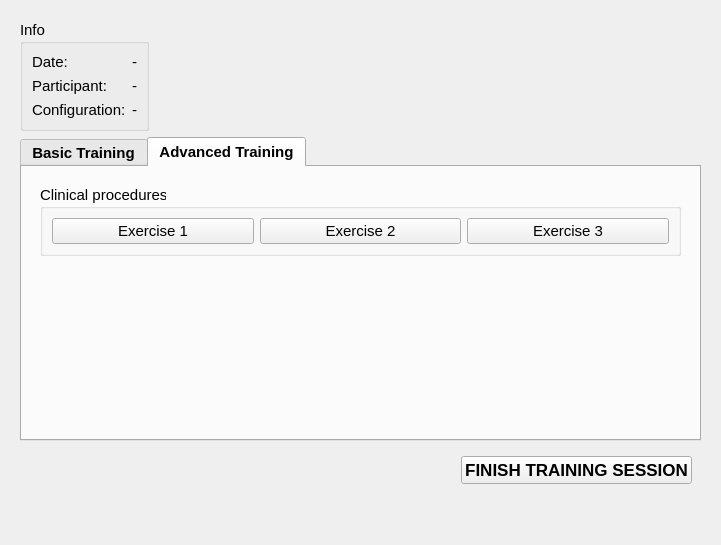
<?xml version="1.0" encoding="UTF-8"?>
<ui version="4.0">
 <class>TrainingSession</class>
 <widget class="qMRMLWidget" name="TrainingSession">
  <property name="geometry">
   <rect>
    <x>0</x>
    <y>0</y>
    <width>721</width>
    <height>545</height>
   </rect>
  </property>
  <layout class="QVBoxLayout" name="verticalLayout">
   <item>
    <widget class="QFrame" name="frame">
     <property name="frameShape">
      <enum>QFrame::NoFrame</enum>
     </property>
     <property name="frameShadow">
      <enum>QFrame::Raised</enum>
     </property>
     <layout class="QGridLayout" name="gridLayout">
      <item row="0" column="1">
       <spacer name="horizontalSpacer">
        <property name="orientation">
         <enum>Qt::Horizontal</enum>
        </property>
        <property name="sizeHint" stdset="0">
         <size>
          <width>40</width>
          <height>20</height>
         </size>
        </property>
       </spacer>
      </item>
      <item row="0" column="0">
       <widget class="QGroupBox" name="trainingInfoGroupBox">
        <property name="font">
         <font>
          <pointsize>11</pointsize>
          <weight>50</weight>
          <bold>false</bold>
         </font>
        </property>
        <property name="title">
         <string>Info</string>
        </property>
        <property name="flat">
         <bool>false</bool>
        </property>
        <property name="checkable">
         <bool>false</bool>
        </property>
        <layout class="QGridLayout" name="gridLayout_3">
         <item row="1" column="1">
          <widget class="QLabel" name="participantLabel">
           <property name="font">
            <font>
             <pointsize>11</pointsize>
             <weight>50</weight>
             <bold>false</bold>
            </font>
           </property>
           <property name="text">
            <string>-</string>
           </property>
          </widget>
         </item>
         <item row="3" column="1">
          <widget class="QLabel" name="hardwareSetUpLabel">
           <property name="font">
            <font>
             <pointsize>11</pointsize>
             <weight>50</weight>
             <bold>false</bold>
            </font>
           </property>
           <property name="text">
            <string>-</string>
           </property>
          </widget>
         </item>
         <item row="3" column="0">
          <widget class="QLabel" name="participantInfoLabel_3">
           <property name="text">
            <string>Configuration:</string>
           </property>
          </widget>
         </item>
         <item row="1" column="0">
          <widget class="QLabel" name="participantInfoLabel_2">
           <property name="text">
            <string>Participant:</string>
           </property>
          </widget>
         </item>
         <item row="0" column="0">
          <widget class="QLabel" name="participantInfoLabel_1">
           <property name="text">
            <string>Date:</string>
           </property>
          </widget>
         </item>
         <item row="0" column="1">
          <widget class="QLabel" name="dateTimeLabel">
           <property name="font">
            <font>
             <pointsize>11</pointsize>
             <weight>50</weight>
             <bold>false</bold>
            </font>
           </property>
           <property name="text">
            <string>-</string>
           </property>
          </widget>
         </item>
        </layout>
       </widget>
      </item>
      <item row="0" column="2">
       <widget class="QFrame" name="frame_2">
        <property name="frameShape">
         <enum>QFrame::NoFrame</enum>
        </property>
        <property name="frameShadow">
         <enum>QFrame::Raised</enum>
        </property>
        <layout class="QVBoxLayout" name="verticalLayout_2">
         <item>
          <widget class="QLabel" name="trainUSLogo">
           <property name="text">
            <string/>
           </property>
          </widget>
         </item>
        </layout>
       </widget>
      </item>
      <item row="1" column="0" colspan="3">
       <widget class="QTabWidget" name="trainingTabWidget">
        <property name="font">
         <font>
          <pointsize>11</pointsize>
          <weight>75</weight>
          <bold>true</bold>
         </font>
        </property>
        <property name="tabPosition">
         <enum>QTabWidget::North</enum>
        </property>
        <property name="tabShape">
         <enum>QTabWidget::Rounded</enum>
        </property>
        <property name="currentIndex">
         <number>1</number>
        </property>
        <widget class="QWidget" name="basicTrainingTab">
         <attribute name="title">
          <string>Basic Training</string>
         </attribute>
         <layout class="QVBoxLayout" name="verticalLayout_7">
          <item>
           <widget class="QFrame" name="basicTrainingFrame_2">
            <property name="font">
             <font>
              <pointsize>11</pointsize>
              <weight>50</weight>
              <bold>false</bold>
             </font>
            </property>
            <property name="frameShape">
             <enum>QFrame::NoFrame</enum>
            </property>
            <property name="frameShadow">
             <enum>QFrame::Raised</enum>
            </property>
            <layout class="QGridLayout" name="gridLayout_6">
             <item row="0" column="0">
              <widget class="QGroupBox" name="newParticipantGroupBox">
               <property name="title">
                <string>In-plane needle insertion</string>
               </property>
               <layout class="QGridLayout" name="gridLayout_2">
                <item row="0" column="0">
                 <widget class="QPushButton" name="basicExercise1Button">
                  <property name="text">
                   <string>Exercise 1</string>
                  </property>
                 </widget>
                </item>
                <item row="0" column="1">
                 <widget class="QPushButton" name="basicExercise2Button">
                  <property name="text">
                   <string>Exercise 2</string>
                  </property>
                 </widget>
                </item>
               </layout>
              </widget>
             </item>
             <item row="1" column="0">
              <widget class="QGroupBox" name="groupBox">
               <property name="title">
                <string>Out-of-plane needle insertion</string>
               </property>
               <layout class="QGridLayout" name="gridLayout_5">
                <item row="0" column="1">
                 <widget class="QPushButton" name="basicExercise4Button">
                  <property name="text">
                   <string>Exercise 4</string>
                  </property>
                 </widget>
                </item>
                <item row="0" column="0">
                 <widget class="QPushButton" name="basicExercise3Button">
                  <property name="text">
                   <string>Exercise 3</string>
                  </property>
                 </widget>
                </item>
               </layout>
              </widget>
             </item>
             <item row="2" column="0">
              <spacer name="verticalSpacer">
               <property name="orientation">
                <enum>Qt::Vertical</enum>
               </property>
               <property name="sizeHint" stdset="0">
                <size>
                 <width>20</width>
                 <height>94</height>
                </size>
               </property>
              </spacer>
             </item>
            </layout>
           </widget>
          </item>
         </layout>
        </widget>
        <widget class="QWidget" name="advancedTrainingTab">
         <attribute name="title">
          <string>Advanced Training</string>
         </attribute>
         <layout class="QVBoxLayout" name="verticalLayout_8">
          <item>
           <widget class="QFrame" name="advancedTrainingFrame_2">
            <property name="font">
             <font>
              <pointsize>11</pointsize>
              <weight>50</weight>
              <bold>false</bold>
             </font>
            </property>
            <property name="frameShape">
             <enum>QFrame::NoFrame</enum>
            </property>
            <property name="frameShadow">
             <enum>QFrame::Raised</enum>
            </property>
            <layout class="QGridLayout" name="gridLayout_8">
             <item row="0" column="0">
              <widget class="QGroupBox" name="newParticipantGroupBox_2">
               <property name="title">
                <string>Clinical procedures</string>
               </property>
               <layout class="QGridLayout" name="gridLayout_7">
                <item row="0" column="0">
                 <widget class="QPushButton" name="advancedExercise1Button">
                  <property name="text">
                   <string>Exercise 1</string>
                  </property>
                 </widget>
                </item>
                <item row="0" column="2">
                 <widget class="QPushButton" name="advancedExercise3Button">
                  <property name="text">
                   <string>Exercise 3</string>
                  </property>
                 </widget>
                </item>
                <item row="0" column="1">
                 <widget class="QPushButton" name="advancedExercise2Button">
                  <property name="text">
                   <string>Exercise 2</string>
                  </property>
                 </widget>
                </item>
               </layout>
              </widget>
             </item>
             <item row="1" column="0">
              <spacer name="verticalSpacer_2">
               <property name="orientation">
                <enum>Qt::Vertical</enum>
               </property>
               <property name="sizeHint" stdset="0">
                <size>
                 <width>20</width>
                 <height>169</height>
                </size>
               </property>
              </spacer>
             </item>
            </layout>
           </widget>
          </item>
         </layout>
        </widget>
       </widget>
      </item>
      <item row="2" column="0" colspan="3">
       <widget class="QFrame" name="finishTrainingFrame">
        <property name="font">
         <font>
          <weight>50</weight>
          <bold>false</bold>
         </font>
        </property>
        <property name="frameShape">
         <enum>QFrame::NoFrame</enum>
        </property>
        <property name="frameShadow">
         <enum>QFrame::Raised</enum>
        </property>
        <layout class="QGridLayout" name="gridLayout_4">
         <item row="0" column="2" rowspan="2">
          <widget class="QPushButton" name="finishTrainingButton">
           <property name="font">
            <font>
             <pointsize>13</pointsize>
             <weight>75</weight>
             <bold>true</bold>
            </font>
           </property>
           <property name="text">
            <string>FINISH TRAINING SESSION</string>
           </property>
          </widget>
         </item>
         <item row="0" column="0">
          <widget class="QLabel" name="label_2">
           <property name="text">
            <string/>
           </property>
          </widget>
         </item>
         <item row="0" column="1">
          <spacer name="horizontalSpacer_2">
           <property name="font">
            <font>
             <weight>50</weight>
             <bold>false</bold>
            </font>
           </property>
           <property name="orientation">
            <enum>Qt::Horizontal</enum>
           </property>
           <property name="sizeHint" stdset="0">
            <size>
             <width>40</width>
             <height>20</height>
            </size>
           </property>
          </spacer>
         </item>
        </layout>
       </widget>
      </item>
     </layout>
    </widget>
   </item>
   <item>
    <spacer name="verticalSpacer_3">
     <property name="orientation">
      <enum>Qt::Vertical</enum>
     </property>
     <property name="sizeHint" stdset="0">
      <size>
       <width>20</width>
       <height>40</height>
      </size>
     </property>
    </spacer>
   </item>
  </layout>
 </widget>
 <customwidgets>
  <customwidget>
   <class>qMRMLWidget</class>
   <extends>QWidget</extends>
   <header>qMRMLWidget.h</header>
   <container>1</container>
  </customwidget>
 </customwidgets>
 <resources/>
 <connections/>
</ui>
